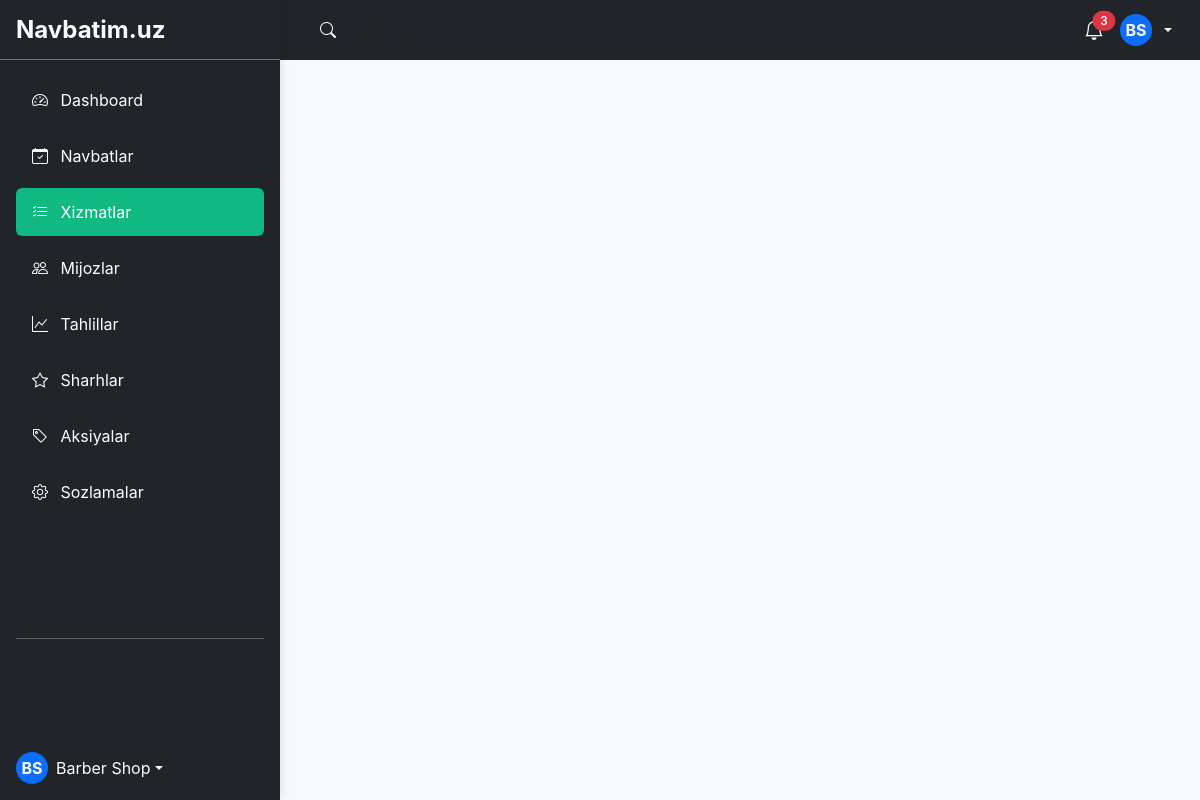
The app's page /business/services/ (signed in) with its own data.
### users/models.py (models this page shows, shortened)
class CustomUser(AbstractUser):
    USER_TYPE_CHOICES = (
        ('client', 'Client'),
        ('business', 'Business'),
    )
    user_type = models.CharField(max_length=10, choices=USER_TYPE_CHOICES, default='client')
    phone_number = models.CharField(max_length=20, blank=True)
    profile_picture = models.ImageField(upload_to='profile_pictures/', blank=True, null=True)

### business/views.py (the view)
# urls.py: path('services/', business_services, name='business_services'),
def business_services(request):
    try:
        business = request.user.business_profile
    except BusinessProfile.DoesNotExist:
        messages.error(request, "You need to complete your business profile first.")
        return redirect('edit_business_profile')
    services = Service.objects.filter(business=business)
    category_id = request.GET.get('category')
    if category_id:
        services = services.filter(category_id=category_id)
    query = request.GET.get('q')
    if query:
        services = services.filter(
            Q(name__icontains=query) |
            Q(description__icontains=query)
        )
    status = request.GET.get('status')
    if status:
        is_active = status == 'active'
        services = services.filter(is_active=is_active)
    paginator = Paginator(services, 10)  # Show 10 services per page
    page_number = request.GET.get('page')
    page_obj = paginator.get_page(page_number)
    categories = Category.objects.all()
    context = {
        'services': page_obj,
        'categories': categories,
        'business': business,
        'category_id': category_id,
        'query': query,
        'status': status,
    }
    return render(request, 'business/services.html', context)

### core/context_processors.py (called while the page is built)
def categories(request):
    return {
        'global_categories': Category.objects.all()
    }

### templates/business/services.html (shortened to what this page needs)
{% extends 'business/base_dashboard.html' %}
{% load static %}

### templates/business/base_dashboard.html (shortened to what this page needs)
{% load static %}
<!DOCTYPE html>
<html lang="uz">
<head>
    <link href="https://cdn.jsdelivr.net/npm/bootstrap@5.3.0-alpha1/dist/css/bootstrap.min.css" rel="stylesheet">
    <link rel="stylesheet" href="https://cdn.jsdelivr.net/npm/bootstrap-icons@1.10.3/font/bootstrap-icons.css">
    <link rel="stylesheet" href="{% static 'css/business-dashboard.css' %}">
</head>
<body class="business-dashboard">
    <div class="d-flex">
        <div class="sidebar bg-dark text-white">
            <div class="sidebar-header p-3 border-bottom border-secondary">
                <a href="/business/dashboard/" class="d-flex align-items-center text-decoration-none text-white">
                    <span class="fs-4 fw-bold">Navbatim.uz</span>
                </a>
            </div>
            <div class="sidebar-content p-3">
                <ul class="nav flex-column">
                    <li class="nav-item mb-2">
                        <a href="/business/dashboard/" class="nav-link text-white {% if request.resolver_match.url_name == 'business_dashboard' %}active{% endif %}">
                            <i class="bi bi-speedometer2 me-2"></i> Dashboard
                        </a>
                    </li>
                    <li class="nav-item mb-2">
                        <a href="/business/appointments/" class="nav-link text-white {% if request.resolver_match.url_name == 'business_appointments' %}active{% endif %}">
                            <i class="bi bi-calendar-check me-2"></i> Navbatlar
                        </a>
                    </li>
                    <li class="nav-item mb-2">
                        <a href="/business/services/" class="nav-link text-white {% if request.resolver_match.url_name == 'business_services' %}active{% endif %}">
                            <i class="bi bi-list-check me-2"></i> Xizmatlar
                        </a>
                    </li>
                    <li class="nav-item mb-2">
                        <a href="/business/clients" class="nav-link text-white {% if request.resolver_match.url_name == 'business_clients' %}active{% endif %}">
                            <i class="bi bi-people me-2"></i> Mijozlar
                        </a>
                    </li>
                    <li class="nav-item mb-2">
                        <a href="/business/analytics/" class="nav-link text-white {% if request.resolver_match.url_name == 'business_analytics' %}active{% endif %}">
                            <i class="bi bi-graph-up me-2"></i> Tahlillar
                        </a>
                    </li>
                    <li class="nav-item mb-2">
                        <a href="/business/reviews/" class="nav-link text-white {% if request.resolver_match.url_name == 'business_reviews' %}active{% endif %}">
                            <i class="bi bi-star me-2"></i> Sharhlar
                        </a>
                    </li>
                    <li class="nav-item mb-2">
                        <a href="/business/deals/" class="nav-link text-white {% if request.resolver_match.url_name == 'business_deals' %}active{% endif %}">
                            <i class="bi bi-tag me-2"></i> Aksiyalar
                        </a>
                    </li>
                    <li class="nav-item mb-2">
                        <a href="/business/settings/" class="nav-link text-white {% if request.resolver_match.url_name == 'business_settings' %}active{% endif %}">
                            <i class="bi bi-gear me-2"></i> Sozlamalar
                        </a>
                    </li>
                </ul>
                <hr class="my-4">
                <div class="dropdown">
                    <a href="#" class="d-flex align-items-center text-white text-decoration-none dropdown-toggle" id="dropdownUser" data-bs-toggle="dropdown" aria-expanded="false">
                        {% if user.profile_picture %}
                            <img src="{{ user.profile_picture.url }}" alt="{{ user.get_full_name }}" width="32" height="32" class="rounded-circle me-2">
                        {% else %}
                            <div class="rounded-circle bg-primary text-white d-flex align-items-center justify-content-center me-2" style="width: 32px; height: 32px;">
                                <span class="fw-bold">{{ user.first_name|first }}{{ user.last_name|first }}</span>
                            </div>
                        {% endif %}
                        <span>{{ user.get_full_name|default:user.username }}</span>
                    </a>
                </div>
            </div>
        </div>
        <div class="main-content">
            <nav class="navbar navbar-expand-lg navbar-dark bg-dark">
                <div class="container-fluid">
                    <div class="d-flex flex-grow-1">
                        <form class="d-flex flex-grow-1 me-2">
                            <div class="input-group">
                                <span class="input-group-text bg-transparent border-0 text-white">
                                    <i class="bi bi-search"></i>
                                </span>
                                <input type="search" class="form-control bg-transparent border-0 text-white" placeholder="Qidirish...">
                            </div>
                        </form>
                        <div class="d-flex align-items-center">
                            <div class="dropdown me-3">
                                <a href="#" class="text-white text-decoration-none position-relative" id="notificationsDropdown" data-bs-toggle="dropdown" aria-expanded="false">
                                    <i class="bi bi-bell fs-5"></i>
                                    <span class="position-absolute top-0 start-100 translate-middle badge rounded-pill bg-danger">
                                        3
                                    </span>
                                </a>
                            </div>
                            <div class="dropdown">
                                <a href="#" class="d-flex align-items-center text-white text-decoration-none dropdown-toggle" id="userDropdown" data-bs-toggle="dropdown" aria-expanded="false">
                                    {% if user.profile_picture %}
                                        <img src="{{ user.profile_picture.url }}" alt="{{ user.get_full_name }}" width="32" height="32" class="rounded-circle me-2">
                                    {% else %}
                                        <div class="rounded-circle bg-primary text-white d-flex align-items-center justify-content-center me-2" style="width: 32px; height: 32px;">
                                            <span class="fw-bold">{{ user.first_name|first }}{{ user.last_name|first }}</span>
                                        </div>
                                    {% endif %}
                                </a>
                            </div>
                        </div>
                    </div>
                </div>
            </nav>
            <div class="content p-4">
            </div>
        </div>
    </div>
</body>
</html>

### static/css/business-dashboard.css (style rules this page uses)
:root { --primary: #10b981; --primary-dark: #059669; --primary-light: #d1fae5; --secondary: #f59e0b; --secondary-light: #fef3c7; --dark: #1f2937; --light: #f9fafb; --gray: #6b7280; --gray-light: #e5e7eb; --danger: #ef4444; --success: #10b981; --warning: #f59e0b; --info: #3b82f6; }
body.business-dashboard { font-family: "Inter", -apple-system, BlinkMacSystemFont, "Segoe UI", Roboto, Oxygen, Ubuntu, Cantarell, "Open Sans", "Helvetica Neue", sans-serif; background-color: #f8f9fa; overflow-x: hidden; }
.sidebar { width: 280px; height: 100vh; position: fixed; top: 0; left: 0; z-index: 1000; transition: all 0.3s; overflow-y: auto; box-shadow: 0 0 10px rgba(0, 0, 0, 0.1); }
.sidebar-header { height: 60px; display: flex; align-items: center; }
.sidebar-content { height: calc(100vh - 60px); display: flex; flex-direction: column; justify-content: space-between; }
.sidebar .nav-link { padding: 0.75rem 1rem; border-radius: 0.375rem; transition: all 0.2s; }
.sidebar .nav-link.active { background-color: var(--primary); color: white !important; }
.main-content { width: calc(100% - 280px); margin-left: 280px; min-height: 100vh; transition: all 0.3s; }
.main-content .navbar { height: 60px; padding: 0 1rem; }
.content { min-height: calc(100vh - 60px); }
.badge { font-weight: 500; padding: 0.35em 0.65em; }

### records on screen
CustomUser: first_name|first "B", last_name|first "S", get_full_name "Barber Shop"
